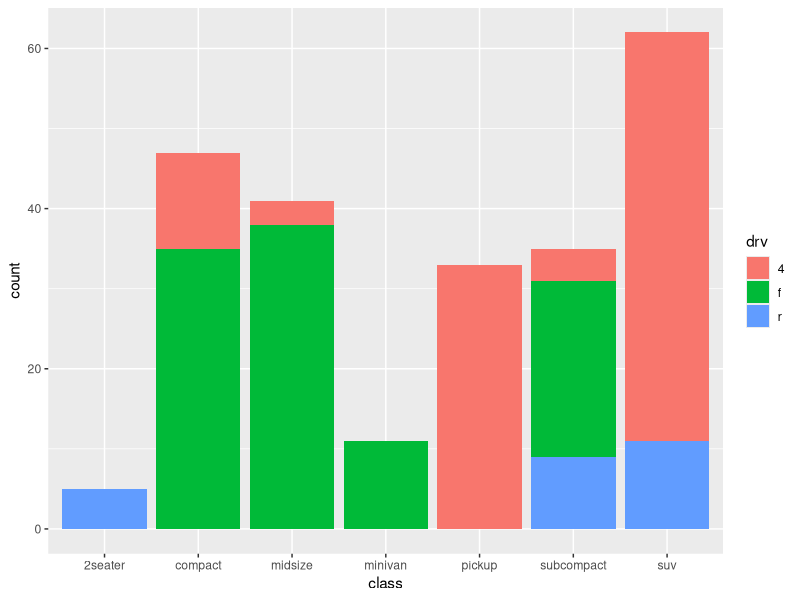
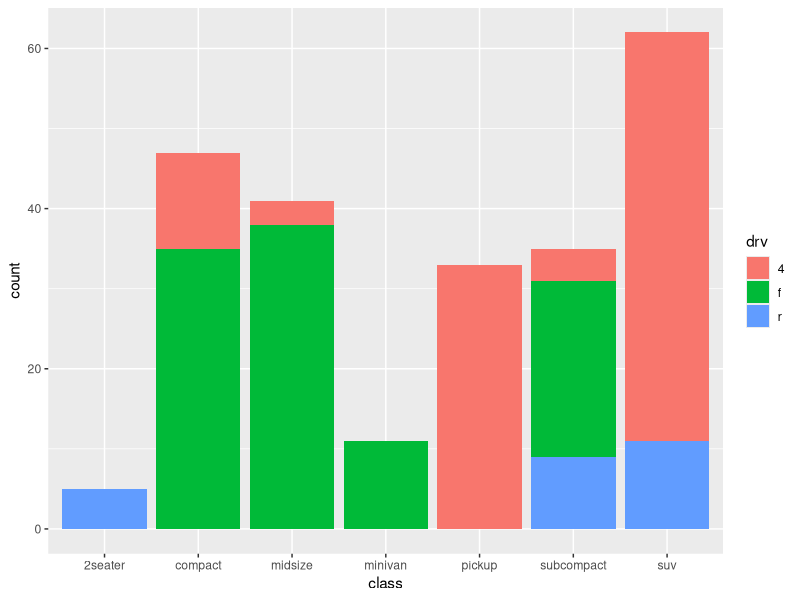
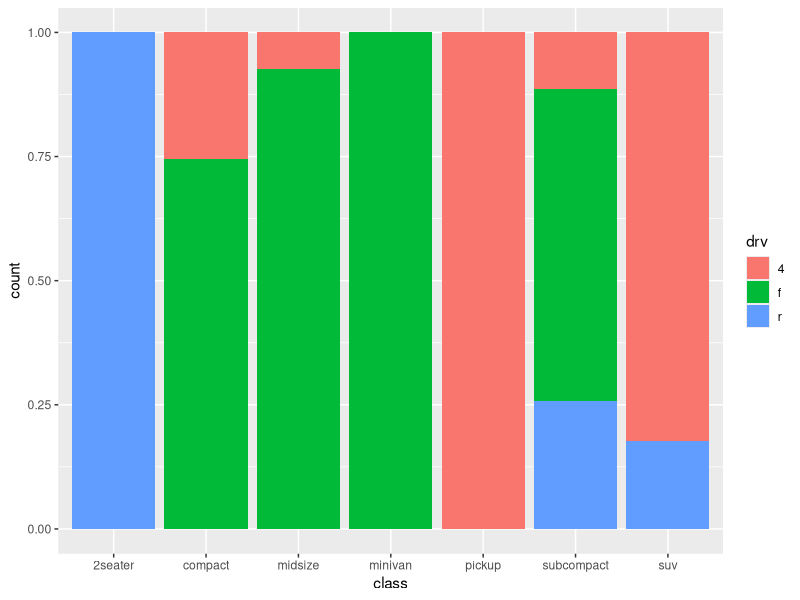
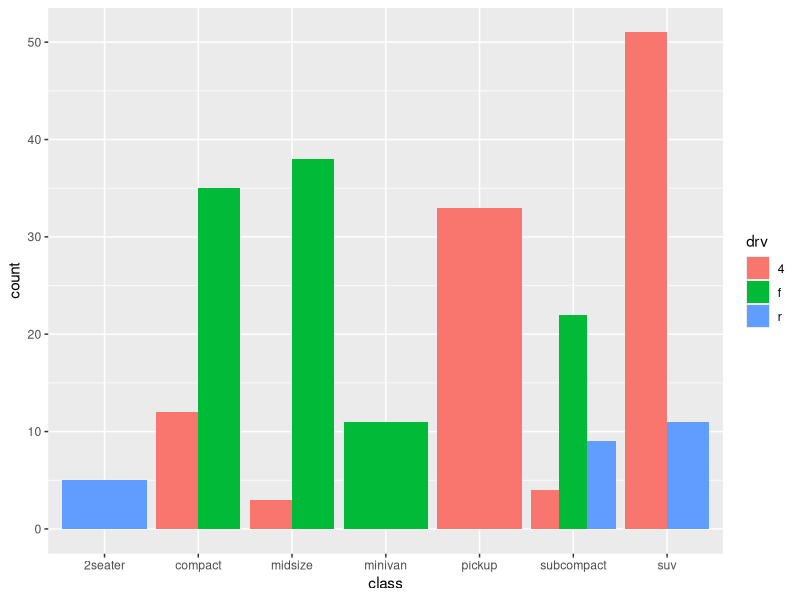
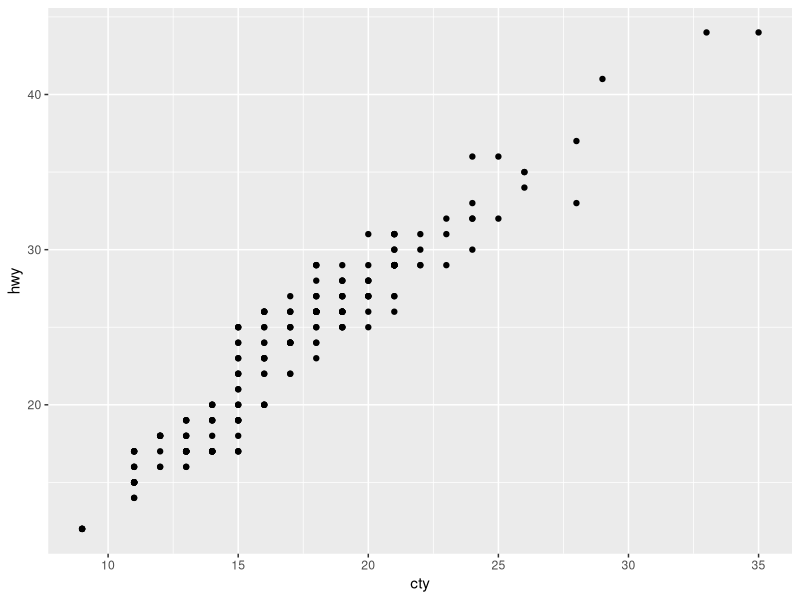
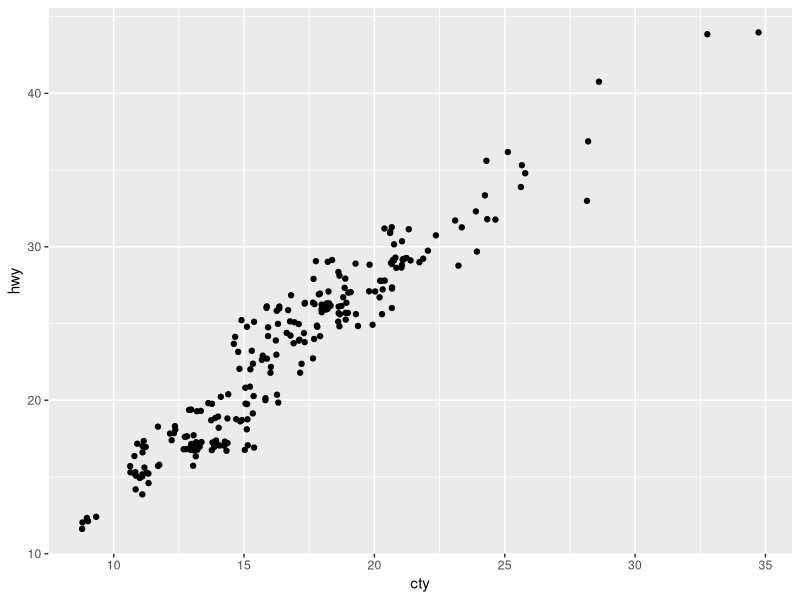
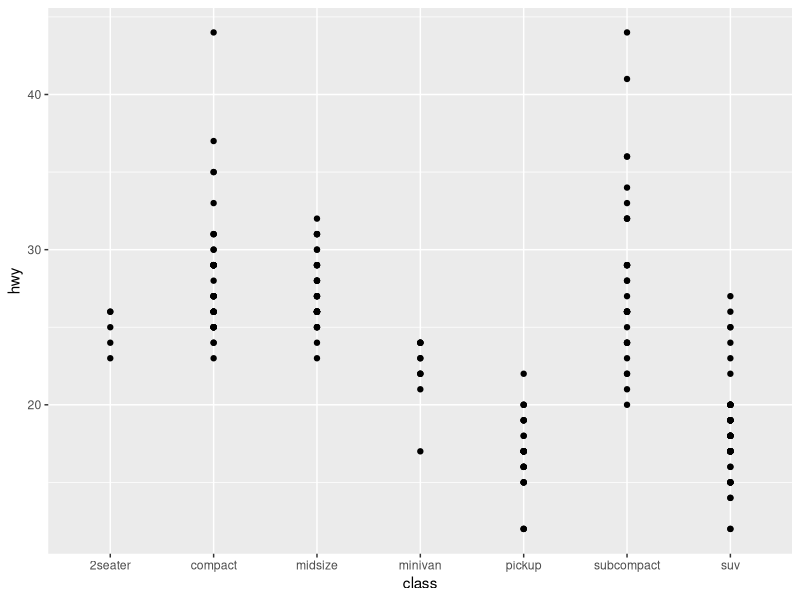
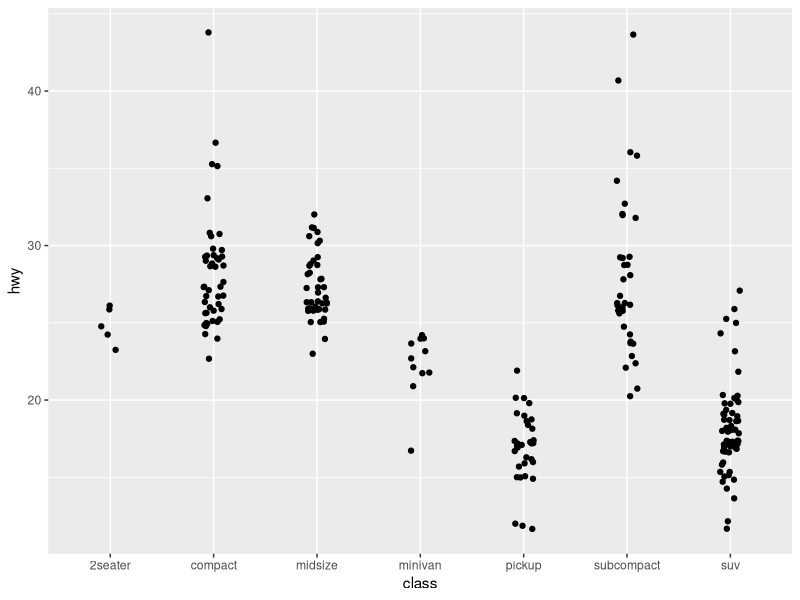

R code for these plots, in order:
## ---- chunk 1
knitr::opts_chunk$set(echo = TRUE,message=FALSE,warning=FALSE, cache = TRUE)
## ---- chunk 2
library(tidyverse)
## ---- chunk 3
# To illustrate, save the base layer as the object and add adjustments
p <- ggplot(mpg, aes(class, fill = drv)) 
p + geom_bar()
## ---- chunk 4
p + geom_bar(position = position_stack())
# OR use
# p + geom_bar(position = "stack")
## ---- chunk 5
p + geom_bar(position = position_fill())
# OR use
# p + geom_bar(position = "fill")
## ---- chunk 6
p + geom_bar(position = position_dodge())
# OR use
# p + geom_bar(position = "dodge")
## ---- chunk 7
p2 <- ggplot(mpg, aes(cty, hwy))
p2 + geom_point()
## ---- chunk 8
p2 + 
  geom_point(position = position_jitter())  #<<
## ---- chunk 9
p3 <- ggplot(mpg, aes(class, hwy)) 
p3 + geom_point()
## ---- chunk 10
p3 + 
  geom_point(position = position_jitter(width = 0.1)) #<<
## ---- chunk 11
p4 <- ggplot(mpg, aes(x=manufacturer))
p4 + geom_bar()
## ---- chunk 12
p4 + geom_bar() + 
  coord_flip() #<<
## ---- chunk 13
p5 <- ggplot(mpg, aes(x = displ, y = hwy))
p5 + geom_point()
## ---- chunk 14
p5 + geom_point() + 
  coord_cartesian(xlim = c(2, 3), ylim = c(20, 35)) #<<
